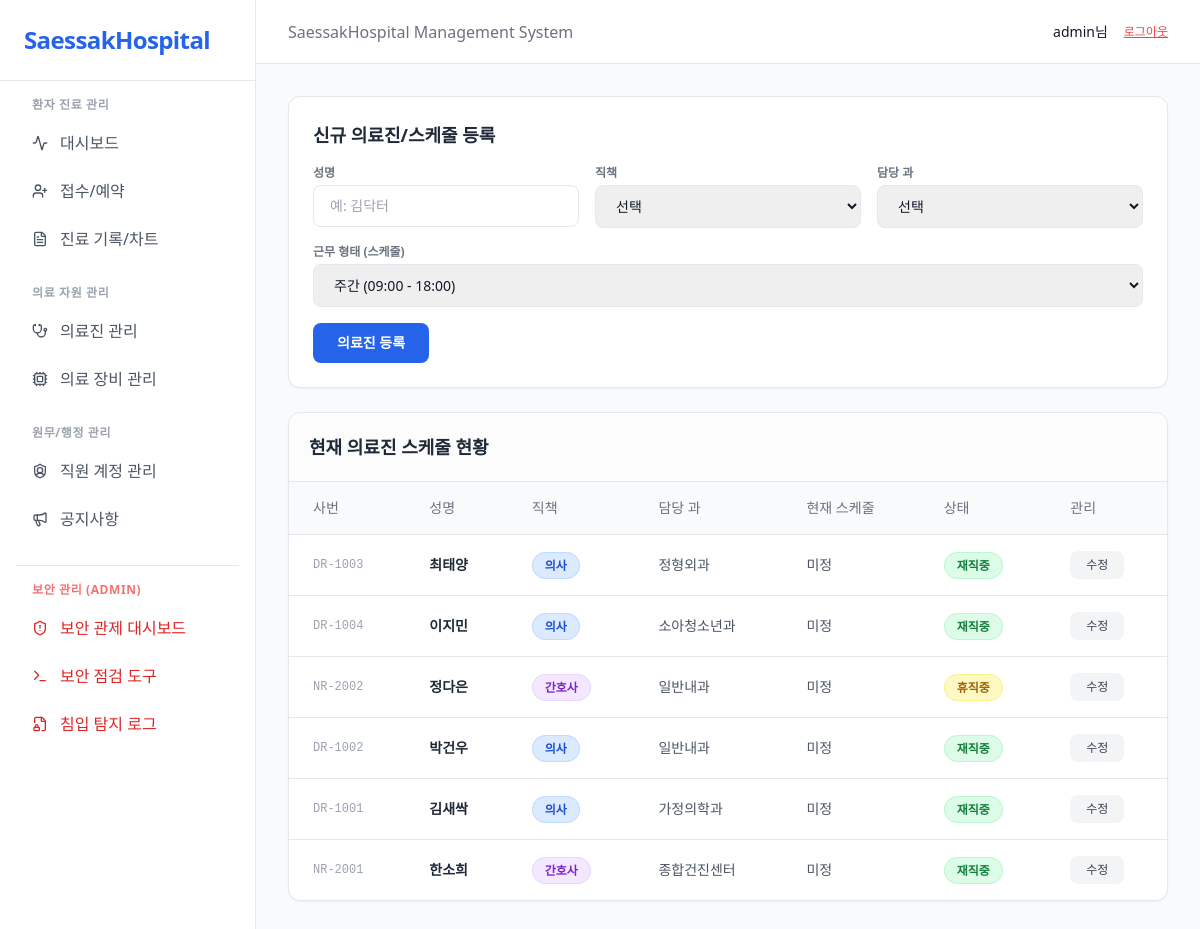
The page /admin/staff_account.php (signed in) on the database its author committed.
### tables this page shows
CREATE TABLE IF NOT EXISTS medical_staffs (
    staff_no VARCHAR(20) PRIMARY KEY COMMENT '직원번호 (예: DR-1001, NR-2001)',
    name VARCHAR(50) NOT NULL COMMENT '성명',
    position ENUM('의사', '간호사') NOT NULL COMMENT '직책',
    dept_name VARCHAR(50) NOT NULL COMMENT '담당 진료과 (내과, 정형외과 등)',
    phone VARCHAR(20) NOT NULL COMMENT '연락처',
    hire_date DATE NOT NULL COMMENT '입사일',
    status ENUM('재직중', '휴직중', '퇴사') DEFAULT '재직중' COMMENT '근무 상태',
    work_schedule VARCHAR(100) DEFAULT '미정' COMMENT '근무 스케줄',
    account_id VARCHAR(50) NULL COMMENT 'ERP 시스템 연동 아이디',
    FOREIGN KEY (account_id) REFERENCES staff_accounts(user_id) ON UPDATE CASCADE ON DELETE SET NULL
);

### admin/staff_account.php (the view, shortened to what this page needs)
<?php
include 'include/header.php';
try {
    $db_host = '172.16.11.222';
    $db_user = 'root';
    $db_pass = '';
    $db_name = 'saessak';
    $db_port = 3306;
    $conn = mysqli_connect($db_host, $db_user, $db_pass, $db_name, $db_port);
    mysqli_set_charset($conn, 'utf8mb4');
} catch (Exception $e) {
    die("<div class='p-6 bg-red-100 text-red-700 rounded-xl m-6'>
            <h1 class='text-xl font-bold mb-2'>🚨 DB 서버 연결 실패</h1>
            <p>에러 내용: " . $e->getMessage() . "</p>
         </div>");
}
$select_query = "SELECT * FROM medical_staffs ORDER BY hire_date DESC";
$result = mysqli_query($conn, $select_query);
$staff_list = [];
if ($result) {
    while ($row = mysqli_fetch_assoc($result)) {
        $staff_list[] = $row;
    }
} else {
    echo "쿼리 에러: " . mysqli_error($conn);
}
function get_role_badge($position) {
    switch ($position) {
        case '의사': return 'bg-blue-100 text-blue-700 border-blue-200';
        case '간호사': return 'bg-purple-100 text-purple-700 border-purple-200';
    }
}
function get_status_badge($status) {
    switch ($status) {
        case '재직중': return 'bg-green-100 text-green-700 border-green-200';
        case '휴직중': return 'bg-yellow-100 text-yellow-700 border-yellow-200';
    }
}
?>
<div class="bg-white rounded-xl border border-gray-200 shadow-sm p-6 mb-6">
    <h2 class="text-lg font-bold text-gray-800 mb-4">신규 의료진/스케줄 등록</h2>
    <form id="staff_form" action="" method="POST">
        <div class="grid grid-cols-1 sm:grid-cols-3 gap-4 mb-4">
            <div>
                <label class="block text-xs font-bold text-gray-500 mb-1">성명</label>
                <input type="text" name="staff_name" required
                    class="w-full px-4 py-2.5 border border-gray-200 rounded-lg text-sm focus:outline-none focus:border-blue-500"
                    placeholder="예: 김닥터">
            </div>
            <div>
                <label class="block text-xs font-bold text-gray-500 mb-1">직책</label>
                <select name="staff_role" required
                    class="w-full px-4 py-2.5 border border-gray-200 rounded-lg text-sm focus:outline-none focus:border-blue-500">
                    <option value="">선택</option>
                </select>
            </div>
            <div>
                <label class="block text-xs font-bold text-gray-500 mb-1">담당 과</label>
                <select name="dept_name" required
                    class="w-full px-4 py-2.5 border border-gray-200 rounded-lg text-sm focus:outline-none focus:border-blue-500">
                    <option value="">선택</option>
                </select>
            </div>
        </div>
        <div class="mb-4">
            <label class="block text-xs font-bold text-gray-500 mb-1">근무 형태 (스케줄)</label>
            <select name="work_schedule" required
                class="w-full px-4 py-2.5 border border-gray-200 rounded-lg text-sm focus:outline-none focus:border-blue-500">
                <option value="주간 (09:00 - 18:00)">주간 (09:00 - 18:00)</option>
            </select>
        </div>
        <button type="submit"
            class="px-6 py-2.5 bg-blue-600 hover:bg-blue-700 text-white font-bold rounded-lg text-sm transition-colors">
            의료진 등록
        </button>
    </form>
</div>
<div class="bg-white rounded-xl border border-gray-200 shadow-sm overflow-hidden">
    <div class="p-5 border-b border-gray-200 bg-gray-50/50">
        <h2 class="text-lg font-bold text-gray-800">현재 의료진 스케줄 현황</h2>
    </div>
    <div class="overflow-x-auto">
        <table class="w-full text-left text-sm">
            <thead>
                <tr class="bg-gray-50 text-gray-500 border-b border-gray-200">
                    <th class="px-6 py-4 font-medium">사번</th>
                    <th class="px-6 py-4 font-medium">성명</th>
                    <th class="px-6 py-4 font-medium">직책</th>
                    <th class="px-6 py-4 font-medium">담당 과</th>
                    <th class="px-6 py-4 font-medium">현재 스케줄</th>
                    <th class="px-6 py-4 font-medium">상태</th>
                    <th class="px-6 py-4 font-medium">관리</th>
                </tr>
            </thead>
            <tbody class="divide-y divide-gray-200">
                <?php if (empty($staff_list)): ?>
                <tr>
                    <td colspan="7" class="px-6 py-8 text-center text-gray-400">등록된 의료진이 없습니다.</td>
                </tr>
                <?php else: ?>
                    <?php foreach ($staff_list as $staff): ?>
                    <tr class="hover:bg-gray-50 transition-colors">
                        <td class="px-6 py-4 text-gray-400 font-mono text-xs"><?php echo htmlspecialchars($staff['staff_no']); ?></td>
                        <td class="px-6 py-4 font-bold text-gray-800"><?php echo htmlspecialchars($staff['name']); ?></td>
                        <td class="px-6 py-4">
                            <span class="px-3 py-1 rounded-full text-xs font-bold border <?php echo get_role_badge($staff['position']); ?>">
                                <?php echo htmlspecialchars($staff['position']); ?>
                            </span>
                        </td>
                        <td class="px-6 py-4 text-gray-600"><?php echo htmlspecialchars($staff['dept_name']); ?></td>
                        <td class="px-6 py-4 text-gray-600">
                            <?php echo htmlspecialchars($staff['work_schedule']); ?>
                        </td>
                        <td class="px-6 py-4">
                            <span class="px-3 py-1 rounded-full text-xs font-bold border <?php echo get_status_badge($staff['status']); ?>">
                                <?php echo htmlspecialchars($staff['status']); ?>
                            </span>
                        </td>
                        <td class="px-6 py-4">
                            <button class="px-4 py-1.5 text-xs font-medium bg-gray-100 hover:bg-gray-200 text-gray-700 rounded-lg transition-colors">
                                수정
                            </button>
                        </td>
                    </tr>
                    <?php endforeach; ?>
                <?php endif; ?>
            </tbody>
        </table>
    </div>
</div>
<?php
include 'include/footer.php';
?>

### rows shown on the page
medical_staffs: staff_no "DR-1003", name "최태양", position "의사", dept_name "정형외과", work_schedule "미정", status "재직중"
medical_staffs: staff_no "DR-1004", name "이지민", position "의사", dept_name "소아청소년과", work_schedule "미정", status "재직중"
medical_staffs: staff_no "NR-2002", name "정다은", position "간호사", dept_name "일반내과", work_schedule "미정", status "휴직중"
medical_staffs: staff_no "DR-1002", name "박건우", position "의사", dept_name "일반내과", work_schedule "미정", status "재직중"
medical_staffs: staff_no "DR-1001", name "김새싹", position "의사", dept_name "가정의학과", work_schedule "미정", status "재직중"
medical_staffs: staff_no "NR-2001", name "한소희", position "간호사", dept_name "종합건진센터", work_schedule "미정", status "재직중"

### other values the page prints
$_SESSION['user_id'] "admin"
